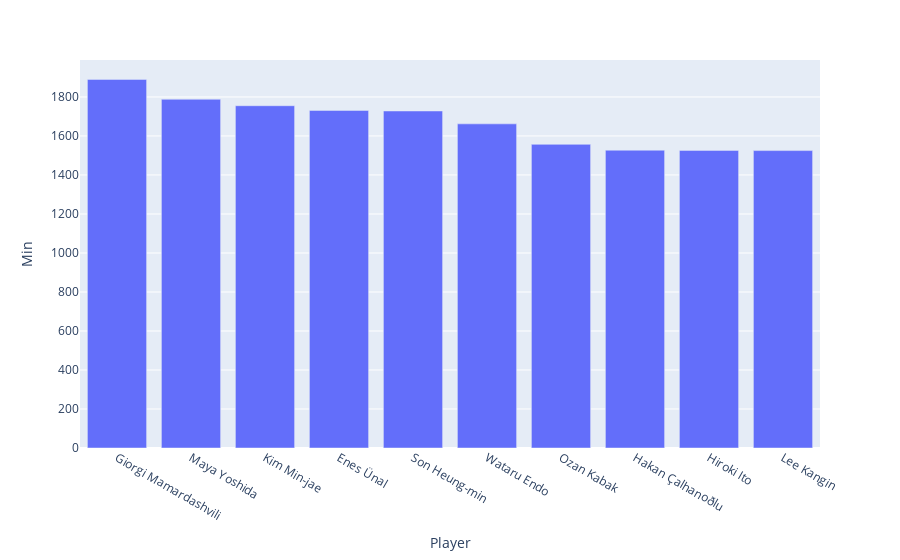

Write notebook code for a chart like this one.
### Code cell
fig = px.bar(tks.nlargest(10, 'Min').sort_values(by = 'Min', ascending = False), x="Player", y="Min", barmode="group")
fig.show()

### Figure 1 — Plotly figure (JSON) as saved in the notebook; plotly's stock layout.template omitted (floating-point values rounded to 4 significant figures)
{"data": [{"alignmentgroup": "True", "hovertemplate": "Player=%{x}<br>Min=%{y}<extra></extra>", "legendgroup": "", "marker": {"color": "#636efa", "pattern": {"shape": ""}}, "name": "", "offsetgroup": "", "orientation": "v", "showlegend": false, "textposition": "auto", "type": "bar", "x": ["Giorgi Mamardashvili", "Maya Yoshida", "Kim Min-jae", "Enes Ünal", "Son Heung-min", "Wataru Endo", "Ozan Kabak", "Hakan Çalhanoðlu", "Hiroki Ito", "Lee Kangin"], "xaxis": "x", "y": [1890, 1788, 1755, 1731, 1728, 1662, 1557, 1527, 1526, 1525], "yaxis": "y"}], "layout": {"barmode": "group", "legend": {"tracegroupgap": 0}, "margin": {"t": 60}, "xaxis": {"anchor": "y", "domain": [0, 1], "title": {"text": "Player"}}, "yaxis": {"anchor": "x", "domain": [0, 1], "title": {"text": "Min"}}}}
